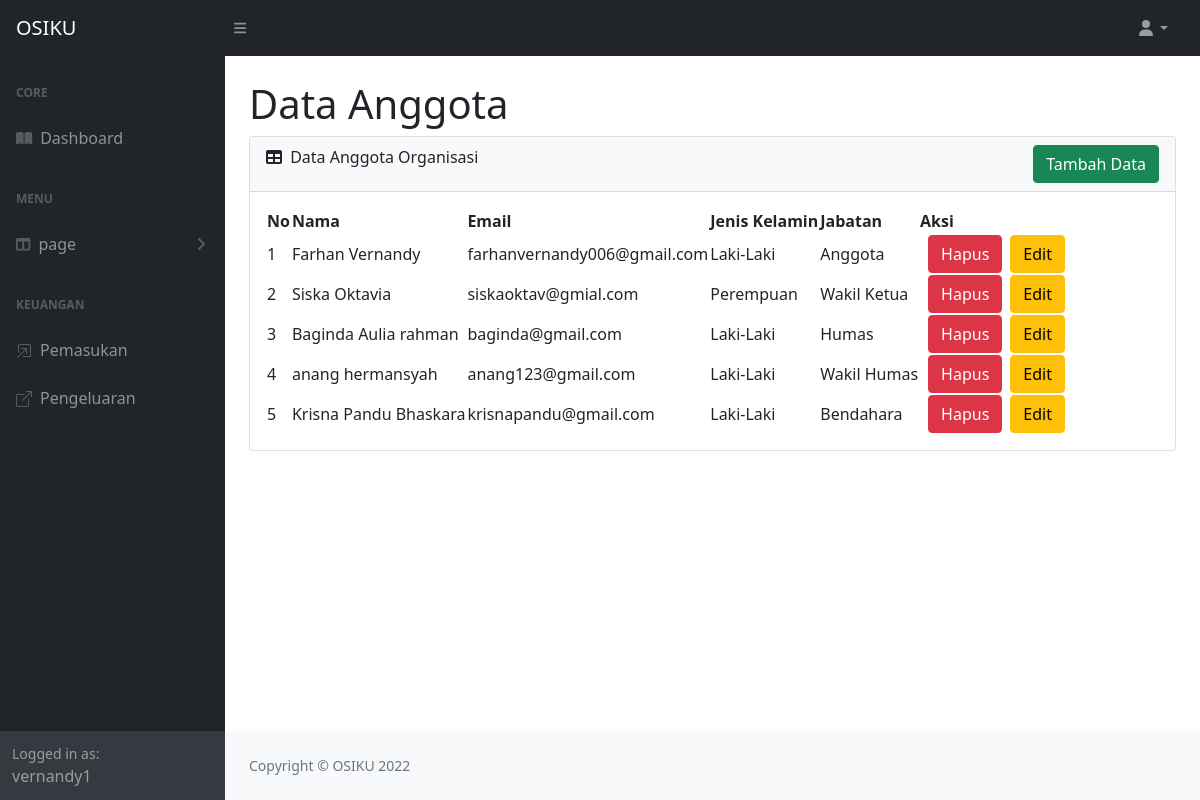
The app's page /view/admin/anggota/data_anggota.php (signed in) with its own data.
### tables this page shows
CREATE TABLE `anggota` (
  `id` int(11) NOT NULL,
  `nama` varchar(50) NOT NULL,
  `email` varchar(50) NOT NULL,
  `jenis_kelamin` varchar(10) NOT NULL,
  `jabatan` varchar(20) NOT NULL
);

### view/admin/anggota/data_anggota.php (the view, shortened to what this page needs)
<?php
include '../../../config/koneksi.php';
?>
<!DOCTYPE html>
<html lang="en">
    <head>
        <link href="https://cdn.jsdelivr.net/npm/simple-datatables@latest/dist/style.css" rel="stylesheet" />
        <link href="../../../css/styles.css" rel="stylesheet" />
    </head>
    <body class="sb-nav-fixed">
        <nav class="sb-topnav navbar navbar-expand navbar-dark bg-dark">
            <a class="navbar-brand ps-3" href="../admin.php">OSIKU</a>
            <button class="btn btn-link btn-sm order-1 order-lg-0 me-4 me-lg-0" id="sidebarToggle" href="#!"><i class="fas fa-bars"></i></button>
            <ul class="navbar-nav ms-auto ms-md-0 me-3 me-lg-4">
                <li class="nav-item dropdown">
                    <a class="nav-link dropdown-toggle" id="navbarDropdown" href="#" role="button" data-bs-toggle="dropdown" aria-expanded="false"><i class="fas fa-user fa-fw"></i></a>
                </li>
            </ul>
        </nav>
        <div id="layoutSidenav">
            <div id="layoutSidenav_nav">
                <nav class="sb-sidenav accordion sb-sidenav-dark" id="sidenavAccordion">
                    <div class="sb-sidenav-menu">
                        <div class="nav">
                            <div class="sb-sidenav-menu-heading">Core</div>
                                <a class="nav-link" href="../admin.php">
                                    <div class="sb-nav-link-icon"><i class="fas fa-book-open"></i></div>
                                    Dashboard
                                </a>
                            <div class="sb-sidenav-menu-heading">Menu</div>
                                <a class="nav-link collapsed" href="#" data-bs-toggle="collapse" data-bs-target="#collapseLayouts" aria-expanded="false" aria-controls="collapseLayouts">
                                    <div class="sb-nav-link-icon"><i class="fas fa-columns"></i></div>
                                    page
                                    <div class="sb-sidenav-collapse-arrow"><i class="fas fa-angle-down"></i></div>
                                </a>
                            <div class="sb-sidenav-menu-heading">Keuangan</div>
                                <a class="nav-link" href="../keuangan/masuk/pemasukan.php">
                                    <div class="sb-nav-link-icon"></div>
                                    Pemasukan
                                </a>
                                <a class="nav-link" href="../keuangan/keluar/pengeluaran.php">
                                    <div class="sb-nav-link-icon"></div>
                                    Pengeluaran
                                </a>
                        </div>
                    </div>
                    <div class="sb-sidenav-footer">
                        <div class="small">Logged in as:</div>
                        <?php echo $_SESSION['username']; ?>
                    </div>
                </nav>
            </div>
            <div id="layoutSidenav_content">
                <main>
                <div class="container-fluid px-4">
                        <h1 class="mt-4">Data Anggota</h1>
                        <div class="card mb-4">
                            <div class="card-header text-dark bg-light">
                                <i class="fas fa-table me-1"></i>
                                Data Anggota Organisasi
                                <button type="button" class="btn btn-success float-end" data-bs-toggle="modal" data-bs-target="#exampleModal">
                                Tambah Data
                                </button>
                            </div>
                            <div class="card-body">
                                <table id="datatablesSimple">
                                    <thead>
                                        <tr class="">
                                            <th scope="cal">No</th>
                                            <th scope="cal">Nama</th>
                                            <th scope="cal">Email</th>
                                            <th scope="cal">Jenis Kelamin</th>
                                            <th scope="cal">Jabatan</th>
                                            <th scope="cal">Aksi</th>
                                        </tr>
                                    </thead>
                                    <tbody>
                                        <?php
                                            $no=0;
                                            $query=mysqli_query($koneksi, " SELECT * FROM anggota");
                                            while($row=mysqli_fetch_assoc($query)){
                                                $no++;
                                                ?>
                                                <tr>
                                                    <td><?php echo $no ?></td>
                                                    <td><?php echo $row['nama'] ?></td>
                                                    <td><?php echo $row['email'] ?></td>
                                                    <td><?php echo $row['jenis_kelamin'] ?></td>
                                                    <td><?php echo $row['jabatan'] ?></td>
                                                    <td>
                                                    <button type="button" class="btn btn-warning float-end" data-bs-toggle="modal" data-bs-target="#modal-edit<?php echo $row['id'] ?>">
                                                    Edit
                                                    </button>
                                                    <button type="button" class="btn btn-danger float-end mx-2" data-bs-toggle="modal" data-bs-target="#modal-hapus<?php echo $row['id'] ?>">
                                                    Hapus
                                                    </button>
                                                    </td>
                                                </tr>
                                            <?php
                                        }
                                        ?>
                                    </tbody>
                                </table>
                            </div>
                        </div>
                    </div>
                </main>
                <footer class="py-4 bg-light mt-auto">
                    <div class="container-fluid px-4">
                        <div class="d-flex align-items-center justify-content-between small">
                            <div class="text-muted">Copyright &copy; OSIKU 2022</div>
                        </div>
                    </div>
                </footer>
            </div>
        </div>
    </body>
</html>

### records on screen
anggota: nama "Farhan Vernandy", email "farhanvernandy006@gmail.com", jenis_kelamin "Laki-Laki", jabatan "Anggota"
anggota: nama "Siska Oktavia", email "siskaoktav@gmial.com", jenis_kelamin "Perempuan", jabatan "Wakil Ketua"
anggota: nama "Baginda Aulia rahman", email "baginda@gmail.com", jenis_kelamin "Laki-Laki", jabatan "Humas"
anggota: nama "anang hermansyah", email "anang123@gmail.com", jenis_kelamin "Laki-Laki", jabatan "Wakil Humas"
anggota: nama "Krisna Pandu Bhaskara", email "krisnapandu@gmail.com", jenis_kelamin "Laki-Laki", jabatan "Bendahara"

### other values on screen
$_SESSION['username'] "vernandy1"
